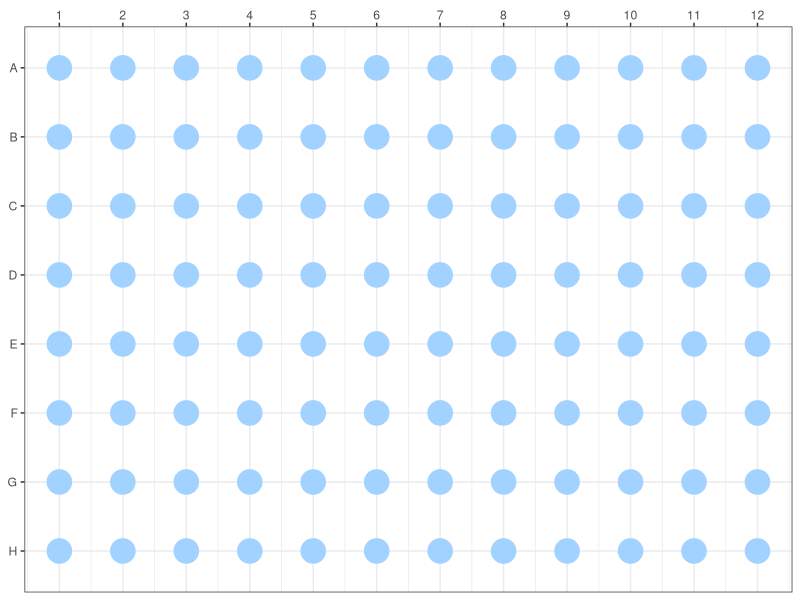

Here is the R script that generated this plot:
## ---- chunk 1
library(tidyverse)

# Generate "well" coordinates x , y
y <- LETTERS[1:8]
x <- 1:12

# Generate all the x, y combination and put into data.frame "plate"
plate <- expand.grid(x,y)

# Draw a 96-well
# levels = LETTERS[8:1] to keep  "A" to "H" at y-axis
ggplot(plate,aes(Var1,factor(Var2,levels = LETTERS[8:1])))+
  geom_point(size=8,color="#a2d2ff")+
  scale_x_continuous(breaks = seq(1,12,by=1), position = "top")+
  scale_y_discrete(breaks=LETTERS[1:8])+
  labs(x=NULL,
       y=NULL)+
  theme_bw()+
  theme(legend.position = "none")
